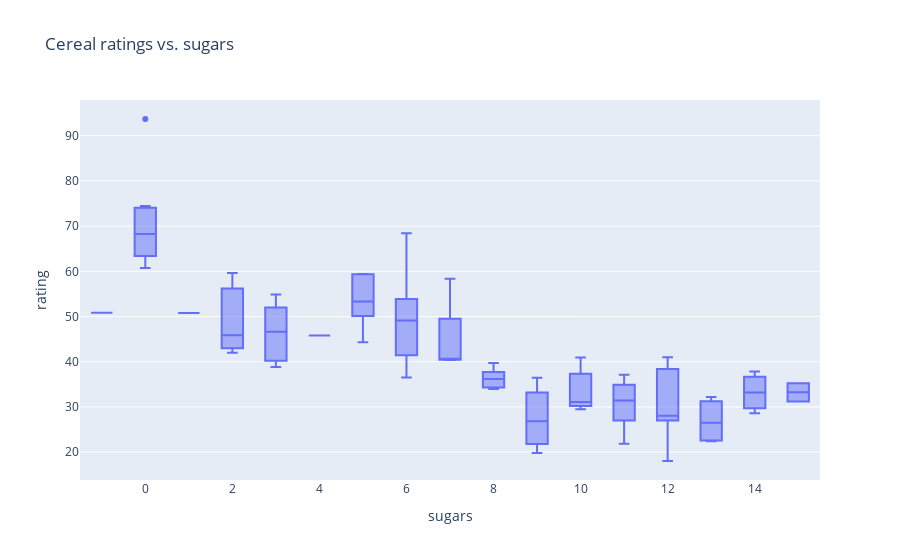

Notebook source saved alongside this figure:
### Code cell
fig = px.box(df,
                x='sugars',
                y='rating',
                hover_name='name',
                title='Cereal ratings vs. sugars')
fig.show()

### Figure 1 — Plotly figure (JSON) as saved in the notebook; plotly's stock layout.template omitted (floating-point values rounded to 4 significant figures)
{"data": [{"alignmentgroup": "True", "hovertemplate": "<b>%{hovertext}</b><br><br>sugars=%{x}<br>rating=%{y}<extra></extra>", "hovertext": ["100% Bran", "100% Natural Bran", "All-Bran", "All-Bran with Extra Fiber", "Almond Delight", "Apple Cinnamon Cheerios", "Apple Jacks", "Basic 4", "Bran Chex", "Bran Flakes", "Cap'n'Crunch", "Cheerios", "Cinnamon Toast Crunch", "Clusters", "Cocoa Puffs", "Corn Chex", "Corn Flakes", "Corn Pops", "Count Chocula", "Cracklin' Oat Bran", "Cream of Wheat (Quick)", "Crispix", "Crispy Wheat & Raisins", "Double Chex", "Froot Loops", "Frosted Flakes", "Frosted Mini-Wheats", "Fruit & Fibre Dates, Walnuts, and Oats", "Fruitful Bran", "Fruity Pebbles", "Golden Crisp", "Golden Grahams", "Grape Nuts Flakes", "Grape-Nuts", "Great Grains Pecan", "Honey Graham Ohs", "Honey Nut Cheerios", "Honey-comb", "Just Right Crunchy  Nuggets", "Just Right Fruit & Nut", "Kix", "Life", "Lucky Charms", "Maypo", "Muesli Raisins, Dates, & Almonds", "Muesli Raisins, Peaches, & Pecans", "Mueslix Crispy Blend", "Multi-Grain Cheerios", "Nut&Honey Crunch", "Nutri-Grain Almond-Raisin", "Nutri-grain Wheat", "Oatmeal Raisin Crisp", "Post Nat. Raisin Bran", "Product 19", "Puffed Rice", "Puffed Wheat", "Quaker Oat Squares", "Quaker Oatmeal", "Raisin Bran", "Raisin Nut Bran", "Raisin Squares", "Rice Chex", "Rice Krispies", "Shredded Wheat", "Shredded Wheat 'n'Bran", "Shredded Wheat spoon size", "Smacks", "Special K", "Strawberry Fruit Wheats", "Total Corn Flakes", "Total Raisin Bran", "Total Whole Grain", "Triples", "Trix", "Wheat Chex", "Wheaties", "Wheaties Honey Gold"], "legendgroup": "", "marker": {"color": "#636efa"}, "name": "", "notched": false, "offsetgroup": "", "orientation": "v", "showlegend": false, "type": "box", "x": [6, 8, 5, 0, 8, 10, 14, 8, 6, 5, 12, 1, 9, 7, 13, 3, 2, 12, 13, 7, 0, 3, 10, 5, 13, 11, 7, 10, 12, 12, 15, 9, 5, 3, 4, 11, 10, 11, 6, 9, 3, 6, 12, 3, 11, 11, 13, 6, 9, 7, 2, 10, 14, 3, 0, 0, 6, -1, 12, 8, 6, 2, 3, 0, 0, 0, 15, 3, 5, 3, 14, 3, 3, 12, 3, 3, 8], "x0": " ", "xaxis": "x", "y": [68.4, 33.98, 59.43, 93.7, 34.38, 29.51, 33.17, 37.04, 49.12, 53.31, 18.04, 50.76, 19.82, 40.4, 22.74, 41.45, 45.86, 35.78, 22.4, 40.45, 64.53, 46.9, 36.18, 44.33, 32.21, 31.44, 58.35, 40.92, 41.02, 28.03, 35.25, 23.8, 52.08, 53.37, 45.81, 21.87, 31.07, 28.74, 36.52, 36.47, 39.24, 45.33, 26.73, 54.85, 37.14, 34.14, 30.31, 40.11, 29.92, 40.69, 59.64, 30.45, 37.84, 41.5, 60.76, 63.01, 49.51, 50.83, 39.26, 39.7, 55.33, 42, 40.56, 68.24, 74.47, 72.8, 31.23, 53.13, 59.36, 38.84, 28.59, 46.66, 39.11, 27.75, 49.79, 51.59, 36.19], "y0": " ", "yaxis": "y"}], "layout": {"boxmode": "group", "legend": {"tracegroupgap": 0}, "title": {"text": "Cereal ratings vs. sugars"}, "xaxis": {"anchor": "y", "domain": [0, 1], "title": {"text": "sugars"}}, "yaxis": {"anchor": "x", "domain": [0, 1], "title": {"text": "rating"}}}}
